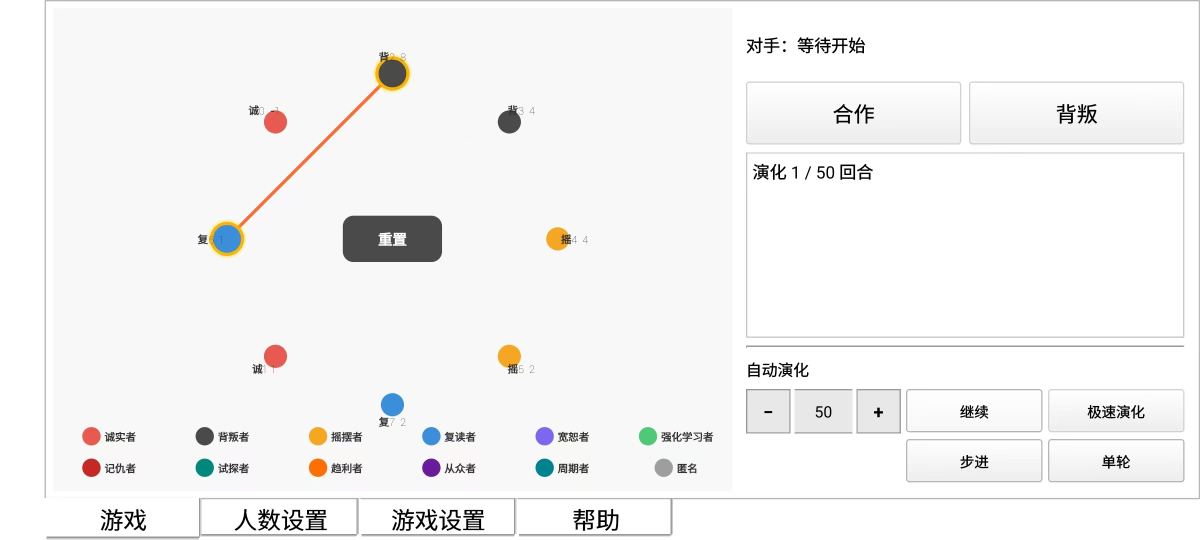
#> input picture android/sample.jpg, 2400 x 1080 px (shown at 1/2 size)
$ python generate_icons.py ../android/sample.jpg ../android
#> lines starting #> are read from the running program, lines starting #| are printed output that depends on the picture
"""从 app.ico 生成 Android mipmap 图标。用法: python generate_icons.py <ico_path> <android_res_dir>"""

import sys, os
from PIL import Image

DENSITIES = {
    'mdpi': 48, 'hdpi': 72, 'xhdpi': 96,
    'xxhdpi': 144, 'xxxhdpi': 192,
}

def main():
    if len(sys.argv) < 3:
        print(f"Usage: {sys.argv[0]} <ico_path> <android_res_dir>")
        sys.exit(1)

    ico_path = sys.argv[1]
    res_dir = sys.argv[2]

    if not os.path.exists(ico_path):
        print(f"Error: {ico_path} not found")
        sys.exit(1)

    img = Image.open(ico_path)
#> img is the input picture: PIL image 2400x1080 RGB; mean R, G, B 244.2, 243.8, 243.5
    for density, size in DENSITIES.items():
        out_dir = os.path.join(res_dir, f"mipmap-{density}")
        os.makedirs(out_dir, exist_ok=True)
        out_path = os.path.join(out_dir, "ic_launcher.png")
        resized = img.resize((size, size), Image.LANCZOS)
        if resized.mode != 'RGBA':
            resized = resized.convert('RGBA')
        resized.save(out_path, 'PNG')
        print(f"  {density}: {size}x{size}")
#> this loop made 5 passes
#> pass 1, in main, `resized = img.resize((size, size), Image.LANCZOS)`:
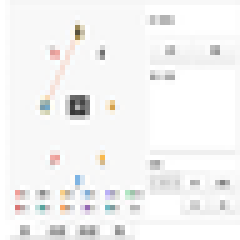
#> resized: PIL image 48x48 RGB (shown 5 times larger); mean R, G, B 244.1, 243.7, 243.3
#> pass 2, in main, `resized = img.resize((size, size), Image.LANCZOS)`:
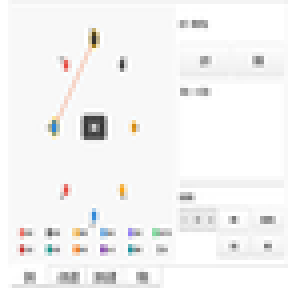
#> resized: PIL image 72x72 RGB (shown 4 times larger); mean R, G, B 244.1, 243.7, 243.4
#> after the loop:
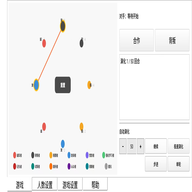
#> resized: PIL image 192x192 RGBA; mean R, G, B, A 244.1, 243.7, 243.3, 255

if __name__ == '__main__':
    main()
